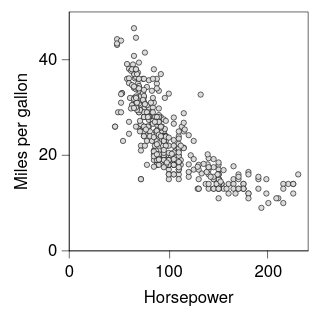

Write the Vega-Lite specification saved for this chart.
### Vega-Lite specification from a JSON file in a GitHub repository (floating-point values rounded to 4 significant figures; data arrays with more than 128 entries replaced by an {"elided": "..."} marker saying what was removed)
{"background": null, "config": {"arc": {"fill": "#DBDBDB", "fillOpacity": 1.0, "innerRadius": 25.0, "padAngle": 0.03, "stroke": "black", "strokeOpacity": 1, "strokeWidth": 0.25}, "area": {"fill": "#DBDBDB", "fillOpacity": 1.0, "stroke": "black", "strokeOpacity": 1, "strokeWidth": 0.25}, "axis": {"domain": true, "domainCap": "round", "domainColor": "black", "domainWidth": 0.25, "grid": false, "gridCap": "round", "gridColor": "#F1F1F1", "gridDash": [0, 0], "gridOpacity": 1.0, "gridWidth": 0.25, "labelColor": "black", "labelFont": "HelveticaNeue", "labelFontSize": 7, "labelFontStyle": "normal", "labelFontWeight": 400, "offset": 0, "ticks": true, "tickCap": "round", "tickColor": "black", "tickSize": 3, "tickWidth": 0.25, "titleColor": "black", "titleFont": "HelveticaNeue", "titleFontSize": 7, "titleFontStyle": "normal", "titleFontWeight": 400}, "axisX": {"domain": true, "labelAlign": "center", "labelAngle": 0, "labels": true, "ticks": true, "translate": 0}, "axisY": {"domain": true, "labelAlign": "right", "labelAngle": 0, "labels": true, "ticks": true, "translate": 0}, "axisRight": {"domain": true, "labelAlign": "left", "labelAngle": 0, "labels": true, "ticks": true, "translate": 0}, "axisTop": {"domain": true, "labelAlign": "center", "labelAngle": 0, "labels": true, "ticks": true, "translate": 0}, "bar": {"fill": "#DBDBDB", "fillOpacity": 1.0, "stroke": "black", "strokeOpacity": 1, "strokeWidth": 0.25}, "boxplot": {"size": 9.0, "ticks": {"cornerRadius": 0.25, "fill": "black", "size": 4.5, "thickness": 0.25}, "box": {"fillOpacity": 1.0, "stroke": "black", "strokeOpacity": 1, "strokeWidth": 0.25}, "median": {"fill": "black", "fillOpacity": 1.0, "size": 9.0, "thickness": 0.25}, "rule": {"fill": "black", "fillOpacity": 1.0, "size": 10.0, "stroke": "black", "strokeDash": [0, 0], "strokeOpacity": 1, "strokeWidth": 0.25}, "outliers": {"color": "black", "fill": "black", "fillOpacity": 1.0, "size": 0, "stroke": "black", "strokeOpacity": 1, "strokeWidth": 0.25}}, "circle": {"fill": "black", "fillOpacity": 1.0, "size": 0.5, "stroke": "black", "strokeOpacity": 1, "strokeWidth": 0.25}, "errorband": {"band": {"fillOpacity": 0.6, "stroke": null, "strokeWidth": 0.25, "strokeOpacity": 1}, "borders": {"opacity": 0, "strokeOpacity": 0.25, "strokeWidth": 1}}, "errorbar": {"opacity": 1, "rule": {"strokeDash": [0, 0], "strokeWidth": 0.5}, "ticks": {"color": "black", "cornerRadius": 0.25, "opacity": 1, "size": 6.0, "thickness": 0.5}, "thickness": 0.5}, "font": "HelveticaNeue", "geoshape": {"fill": "#DBDBDB", "fillOpacity": 1.0, "stroke": "black", "strokeOpacity": 1, "strokeWidth": 0.25}, "header": {"labelColor": "black", "labelFont": "HelveticaNeue", "labelFontSize": 7, "labelFontStyle": "normal", "labelFontWeight": 400, "titleColor": "black", "titleFont": "HelveticaNeue", "titleFontSize": 7, "titleFontStyle": "normal", "titleFontWeight": 400, "titlePadding": 0}, "legend": {"disable": false, "offset": 4.5, "gradientLength": 50.0, "gradientThickness": 5.0, "gradientOpacity": 1.0, "gradientStrokeColor": "black", "gradientStrokeWidth": 0.25, "labelColor": "black", "labelFont": "HelveticaNeue", "labelFontSize": 7, "labelFontStyle": "normal", "labelFontWeight": 400, "strokeColor": "black", "strokeWidth": 0, "symbolSize": 42, "symbolStrokeColor": "black", "symbolStrokeWidth": 0.25, "titleColor": "black", "titleFont": "HelveticaNeue", "titleFontSize": 7, "titleFontStyle": "normal", "titleFontWeight": 400}, "line": {"color": "black", "stroke": "black", "strokeCap": "round", "strokeDash": [0, 0], "strokeOpacity": 1, "strokeWidth": 0.375}, "point": {"filled": true, "fill": "#DBDBDB", "fillOpacity": 1.0, "size": 5.0, "stroke": "black", "strokeOpacity": 1, "strokeWidth": 0.25}, "range": {"category": ["#C6D9F1", "#F1C9CB", "#FEF0B9", "#CEE37A", "#7AA8E0", "#E589A3", "#FDDD5D", "#68B961", "#4177B1", "#C35082", "#E5C227", "#438156"], "diverging": {"scheme": ["#C35082", "#CE6D94", "#D989A7", "#E2A4BA", "#EABFCE", "#F1DBE2", "#F6F6F6", "#D7E0EB", "#B9CBE0", "#9BB6D5", "#7DA1C9", "#5F8CBD", "#4177B1"]}, "heatmap": {"scheme": ["#DFE9F7", "#C6D9F1", "#ADC8EC", "#94B8E6", "#7AA8E0", "#6097DA", "#4D87CA", "#4177B1", "#386898", "#2F597F", "#264A69", "#1D3A58"]}, "ordinal": {"scheme": ["#F1F1F1", "#DBDBDB", "#C6C6C6", "#B2B2B2", "#9D9D9D", "#898989", "#767676", "#636363", "#515151", "#404040", "#2F2F2F", "#1F1F1F"]}, "ramp": {"scheme": ["#DFE9F7", "#C6D9F1", "#ADC8EC", "#94B8E6", "#7AA8E0", "#6097DA", "#4D87CA", "#4177B1", "#386898", "#2F597F", "#264A69", "#1D3A58"]}}, "rule": {"color": "black", "stroke": "black", "strokeCap": "round", "strokeDash": [2, 2], "strokeOpacity": 1, "strokeWidth": 0.25}, "scale": {"bandPaddingInner": 0.1, "bandPaddingOuter": 0.1, "round": false}, "rect": {"fill": "#DBDBDB", "fillOpacity": 1.0, "stroke": "black", "strokeOpacity": 1, "strokeWidth": 0.25}, "square": {"fill": "#DBDBDB", "fillOpacity": 1.0, "size": 10.0, "stroke": "black", "strokeOpacity": 1, "strokeWidth": 0.25}, "text": {"color": "black", "font": "HelveticaNeue", "fontSize": 7, "fontStyle": "normal", "fontWeight": 400}, "title": {"anchor": "middle", "frame": "group", "color": "black", "font": "HelveticaNeue", "fontSize": 7, "fontStyle": "normal", "fontWeight": 400, "subtitleColor": "black", "subtitleFont": "HelveticaNeue", "subtitleFontSize": "HelveticaNeue", "subtitleFontStyle": "normal", "subtitleFontWeight": 400}, "view": {"continuousWidth": 100, "continuousHeight": 100, "discreteWidth": 100, "discreteHeight": 100, "fill": null, "stroke": "black", "strokeWidth": 0.25}}, "data": {"name": "data-7285c4e2e195e5a75737a34913199f5f"}, "mark": {"type": "point"}, "encoding": {"x": {"field": "Horsepower", "type": "quantitative"}, "y": {"field": "Miles_per_Gallon", "title": "Miles per gallon", "type": "quantitative"}}, "$schema": "https://vega.github.io/schema/vega-lite/v6.4.1.json", "datasets": {"data-7285c4e2e195e5a75737a34913199f5f": {"elided": "392 records"}}}
